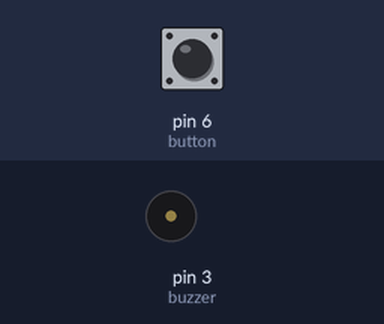
This sketch was run on a simulated Arduino Uno, built with avr-gcc and run on an emulated ATmega328P. Parts: buzzer (waves = sounding, pin HIGH). The test bench sets the inputs (shaded band); at power-on: pin 6 (button) LOW.

Above: at 1.2 s.
1.3 s: pin 6 (button) pulled HIGH for 0.15 s
At 1.37 s:
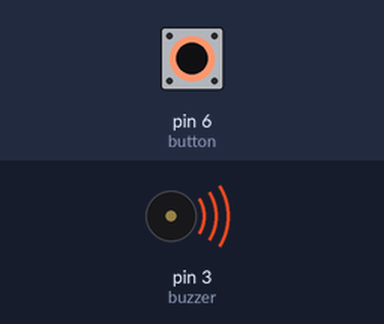
2.9 s: pin 6 (button) pulled HIGH for 3.2 s
At 7.1 s:
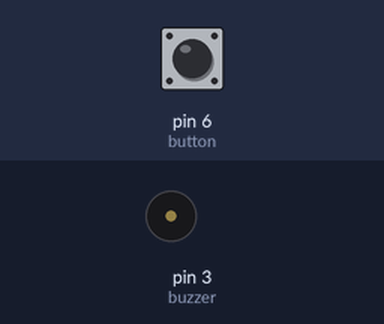
Timing chart, 0 to 8.6 s (numbered marks = the images above; inputs shaded):
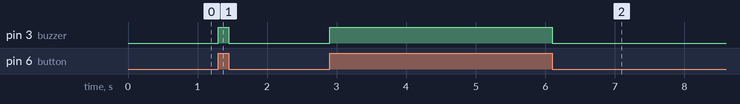

Measured:
- after the input at 1.3 s, pin 3 (buzzer): LOW → HIGH at once, → LOW 0.15 s later
- after the input at 2.9 s, pin 3 (buzzer): LOW → HIGH at once, → LOW 3.2 s later

The sketch:

buzzer.ino
```cpp
int button=6;
int buzzer= 3;
int state =0;

void setup()
{
  pinMode(button,INPUT);
  pinMode(buzzer,OUTPUT);

}

void loop()
{
  state= digitalRead(button);
  if(state==HIGH)
  {
    digitalWrite(buzzer, HIGH);
  }
  else
  {
    digitalWrite(buzzer, LOW);
  }

}
```
